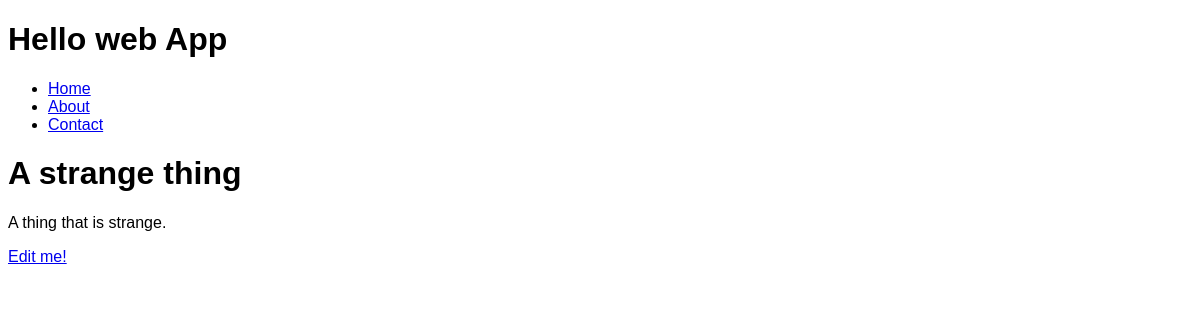
Page /things/strange-thing/ on the earlier database version.
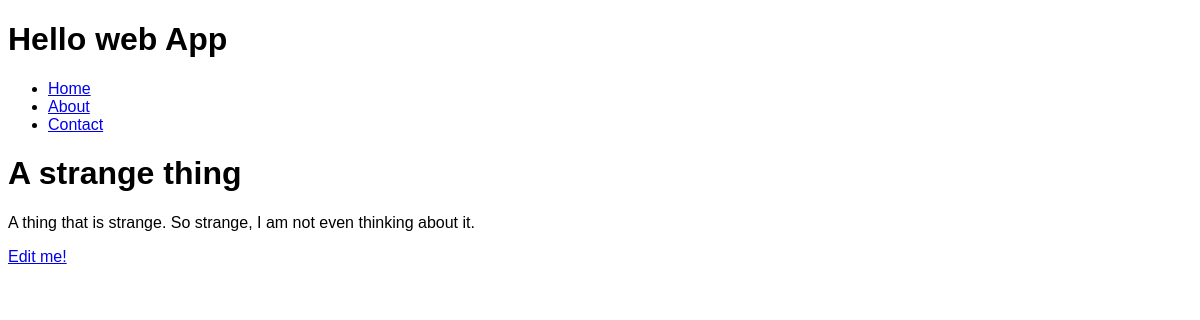
Same page on the later database version.
### collection/models.py (models this page shows)
class Thing (models.Model):
	name = models.CharField(max_length=255)
	description = models.TextField()
	slug = models.SlugField(unique=True)

### collection/views.py (the view)
def thing_detail(request, slug):
	thing = Thing.objects.get(slug=slug)
	return render(request, 'things/thing_detail.html', {
		'thing': thing,
	})

### collection/templates/things/thing_detail.html (shortened to what this page needs)
{% extends 'layouts/base.html' %}
{% block content %}
	<h1>{{ thing.name }}</h1>
	<p>{{ thing.description }}</p>
	<a href="{% url 'edit_thing' slug=thing.slug %}">Edit me!</a>
{% endblock %}

Differences in the rows shown:
changed Thing "A strange thing": description "A thing that is strange." → "A thing that is strange. So strange, I am not even thinking about it."
